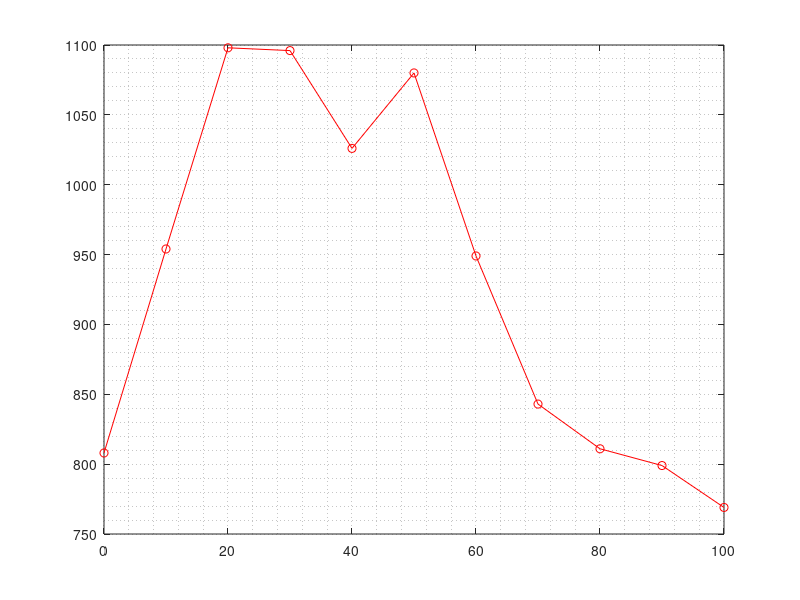

Reproduce this figure in MATLAB. (Note: this script raises an error after producing the figure.)
A = importdata('Time_data/mutex_lock_-o.txt');
B = importdata('Time_data/spin_lock_-o.txt');
C = importdata('Time_data/my_mutex_lock_-o.txt');
D = importdata('Time_data/my_spinTAS_lock_-o.txt');
E = importdata('Time_data/my_spinTTAS_lock_-o.txt');
F = importdata('Time_data/my_queue_lock_-o.txt');

a=A';
b=B';
c=C';
d=D';
e=E';
f=F';
x1=0:10:100;

figure('Color',[0.8 0.8 0.8]);
%p = polyfit(x,a,1);
%y1 = polyval(p,x);

plot(x1,a,'-o','Color','red');
hold on

grid minor
ax = gca;
ax.XMinorGrid = 'off';
set(gca,'FontSize',15);

title('Time vs WorkOutsideCS','FontSize',20);
ylabel('time(ms)','FontSize',20);
xlabel('WorkOutsideCS','FontSize',20);
ylim([0 1400]);
xlim([0 100]);

plot(x1,b,'-o','Color','black');
plot(x1,c,'-o','Color','magenta');
plot(x1,d,'-o','Color','cyan');
plot(x1,e,'-o','Color','green');
plot(x1,f,'-o','Color','blue');

l = legend('pthr mutex','pthr spin','myMutex','mySpinTAS','mySpinTTAS','myQueue','Location','southeastoutside');
set(l,'FontSize',20);
